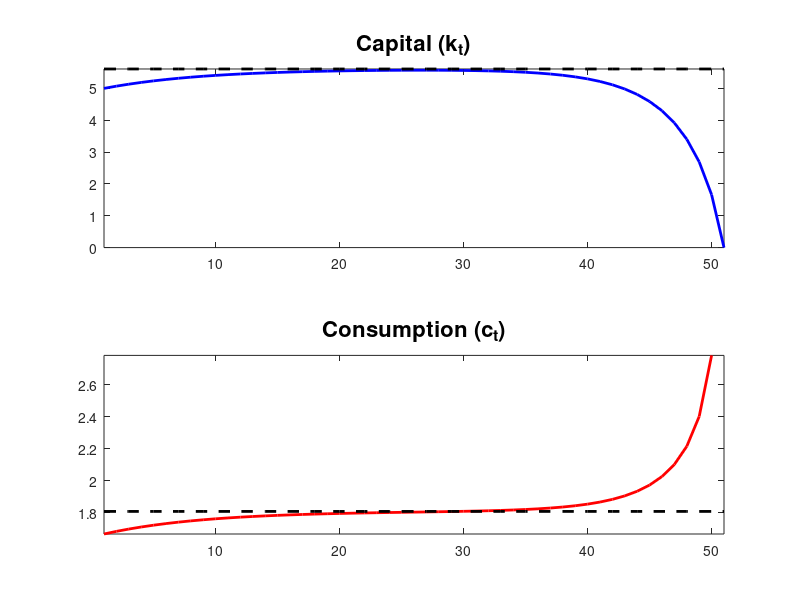

Source code (MATLAB):
clear; close all;

%%%% 参数设定
% utility function
u=@(c) log(c);      
up=@(c) 1./c;  
inv_up=@(mc) 1./mc;

% production function
alpha=0.5;  
f=@(k) k.^alpha; 
fp=@(k) alpha*k.^(alpha-1);  
inv_fp=@(mk) (mk/alpha).^(1/(alpha-1));
inv_fk=@(fk) fk.^(1/(alpha-1));

beta=0.9;  % discount factor
delta=0.1; % depreciation rate


%%%%%% 求解稳态
ks=inv_fp(1/beta-1+delta);
cs=f(ks)-delta*ks;
kbar=inv_fk(delta);
% kbar=fsolve(@(k) f(k)-delta*k,1000);

%%  有限期模型
T=50;
k0=5;

eps=1; 
step=0;
c1_min=0.0001;
c1_max=f(k0)+(1-delta)*k0-0.0001;
while eps>0.0001 && step<1000
    c=NaN(T+1,1);
    k=NaN(T+1,1);
    k(1)=k0;
    % 选择c1，利用动态系统方程递推，使得k(T+1)=0;
    c1=(c1_min+c1_max)/2;
    c1_high=0;
    
    k(1)=k0;   c(1)=c1;
    for t=1:T
        if c1_high==0
            k(t+1)=f(k(t))+(1-delta)*k(t)- c(t);
            if k(t+1)>0
                c(t+1)=inv_up( up(c(t)) / ( beta*( fp(k(t+1)) + 1-delta )) );
            else
                c1_high=1;
            end
        end
    end
    
    if c1_high==1
        c1_max=c1;  %%%%%% 初始c1太高了，调低c1
    else
        c1_min=c1;  %%%%%% 初始的c1太低了，调高c1
    end
    if isnan(k(T+1))
        eps=1;
    else
        eps=abs(k(T+1));
    end
    step=step+1;
end
c(T+1)=NaN;
%%%%%%%%%  检查期末之前的消费是否满足欧拉方程，最后一期的消费是否等于产出
check=[up(c(1:T-1))./(beta*up(c(2:T)))- (fp(k(2:T))+1-delta); c(T)-f(k(T))-(1-delta)*k(T)];

%%%%% 画出路径图
subplot(2,1,1);
plot(1:T+1,k,'b','linewidth',2); hold on;
plot(1:T+1,ks*ones(size(k)),'k--','linewidth',2); hold off;
axis([1 T+1 -inf inf]);
xlabel(''); title('Capital (k_t)','fontsize',16);
subplot(2,1,2);
plot(1:T+1,c,'r','linewidth',2); hold on;
plot(1:T+1,cs*ones(size(c)),'k--','linewidth',2); hold off;
xlabel(''); title('Consumption (c_t)','fontsize',16);
axis([1 T+1 -inf inf]);




